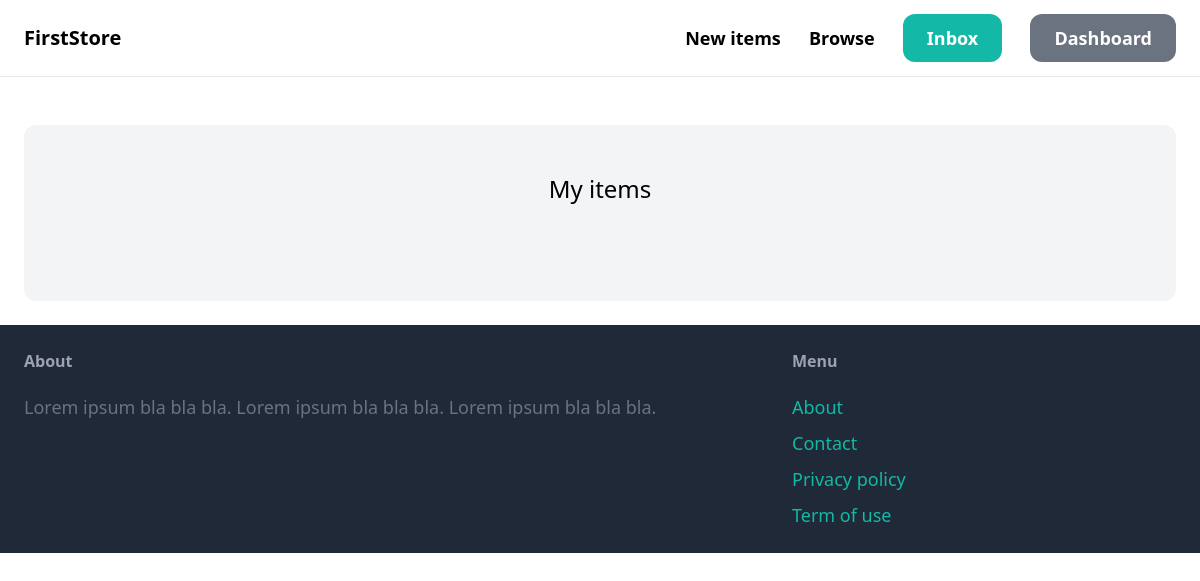
Page /dashboard/ (signed in) on the earlier database version.
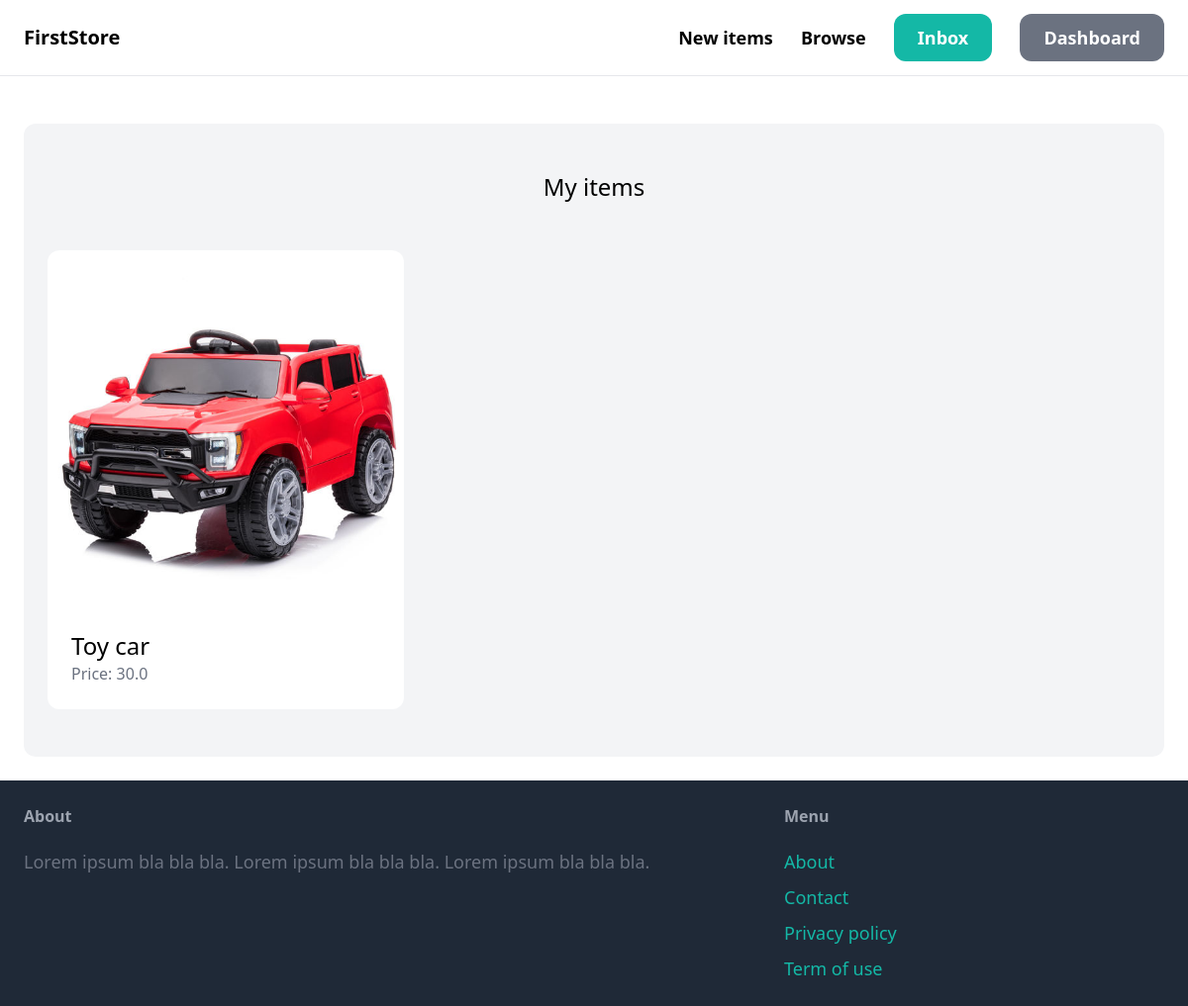
Same page on the later database version.
### item/models.py (models this page shows, shortened)
class Item(models.Model):
    category = models.ForeignKey(Category, related_name='items', on_delete=models.CASCADE)
    name = models.CharField(max_length=255)
    description = models.TextField(blank=True, null=True)
    price = models.FloatField()
    image = models.ImageField(upload_to='item_images', blank=True, null=True)
    is_sold = models.BooleanField(default=False)
    created_by = models.ForeignKey(User, related_name='items', on_delete=models.CASCADE)
    created_at = models.DateTimeField(auto_now_add=True)

### dashboard/views.py (the view)
# urls.py: path('', views.index, name='index'),
@login_required
def index(request):
    items = Item.objects.filter(created_by=request.user)
    return render(request, 'dashboard/index.html', {
        'items': items,
    })

### dashboard/templates/dashboard/index.html (shortened to what this page needs)
{% extends 'core/base.html' %}
{% block content %}
    <div class="mt-6 px-6 py-12 bg-gray-100 rounded-xl">
        <h2 class="mb-12 text-2xl text-center">My items</h2>
        <div class="grid grid-cols-3 gap-3">
            {% for item in items %}
               <div>
                    <a href="{% url 'item:detail' item.id %}">
                        <div>
                            <img src="{{ item.image.url }}" class="rounded-t-xl">
                        </div>
                        <div class="p-6 bg-white rounded-b-xl">
                            <h2 class="text-2xl">{{ item.name }}</h2>
                            <p class="text-gray-500">Price: {{ item.price }}</p>
                        </div>
                    </a>
               </div>
            {% endfor %}
        </div>
    </div>
{% endblock %}

Differences in the rows shown:
now on this page (row edited): Item: image (picture), name "Toy car", price "30.0"
